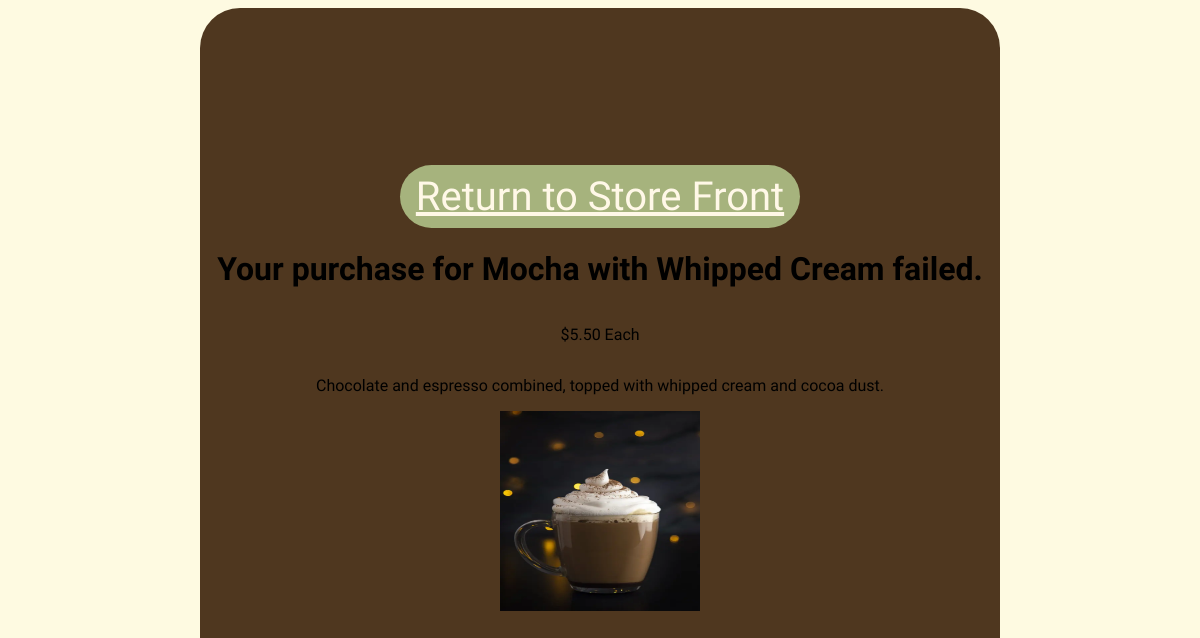
/payment-failed/9/, run on an earlier commit of the app's database.
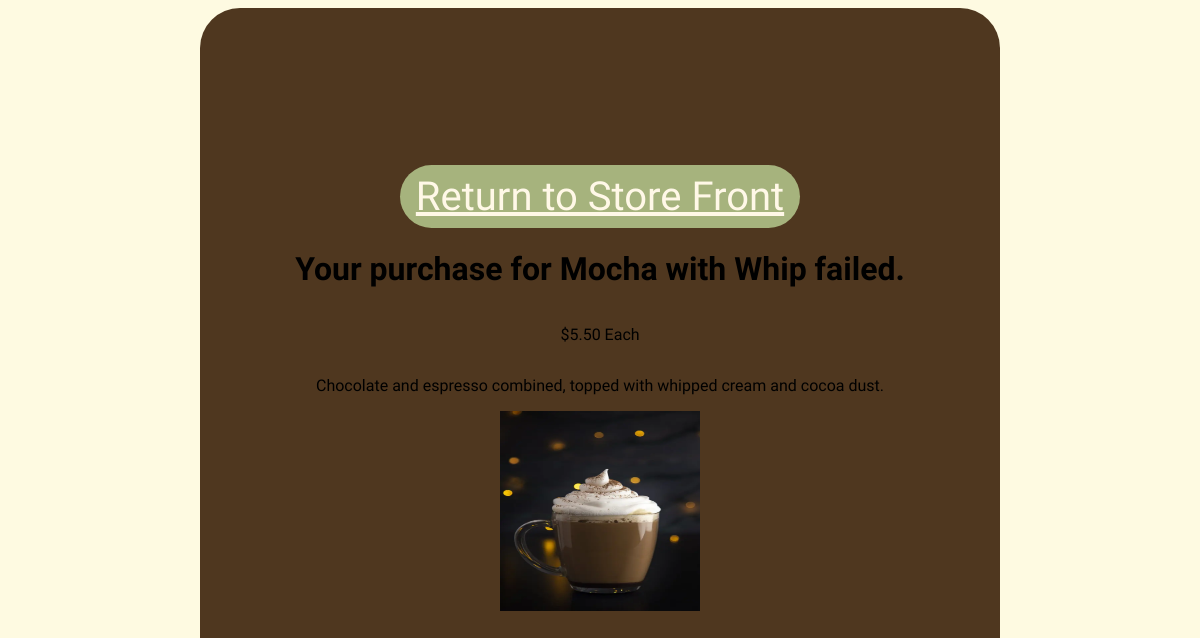
And on a later commit of the database.
### app/models.py (models this page shows)
class Items(models.Model):
    name = models.CharField(max_length=25)
    price = models.DecimalField(max_digits=10, decimal_places=2)
    description = models.CharField(max_length=100)
    image = models.ImageField(upload_to='my_images/', blank=True, null=True)
    category = models.CharField(max_length=25)
    class Meta:
        verbose_name_plural = 'Items'

### app/views.py (the view)
# urls.py: path('payment-failed/<int:product_id>/', payment_failed, name='payment-failed'),
def payment_failed(request, product_id):
    product = Items.objects.get(id=product_id)
    return render(request, 'payment-failed.html', {'item': product})

### app/templates/payment-failed.html (shortened to what this page needs)
{% extends 'success_fail_base.html' %}
{% load static %}
{% block content %}
        <div class="success-body2">
                    <a class="back-button" href="{% url 'storefront' %}">Return to Store Front</a>
                    <h1>Your purchase for {{ item.name }} failed.</h1>
                    <p>${{ item.price }} Each</p>
                    <p>{{ item.description }}</p>
                    <img src="{{ item.image.url }}" alt="{{ item.name }}" style="width: 200px; height: 200px;">
        </div>
{% endblock content %}

What changed in the data, as far as the page shows it:
changed Items "Chocolate and espresso combined, topped with whipped cream and cocoa dust.": name "Mocha with Whipped Cream" → "Mocha with Whip"
